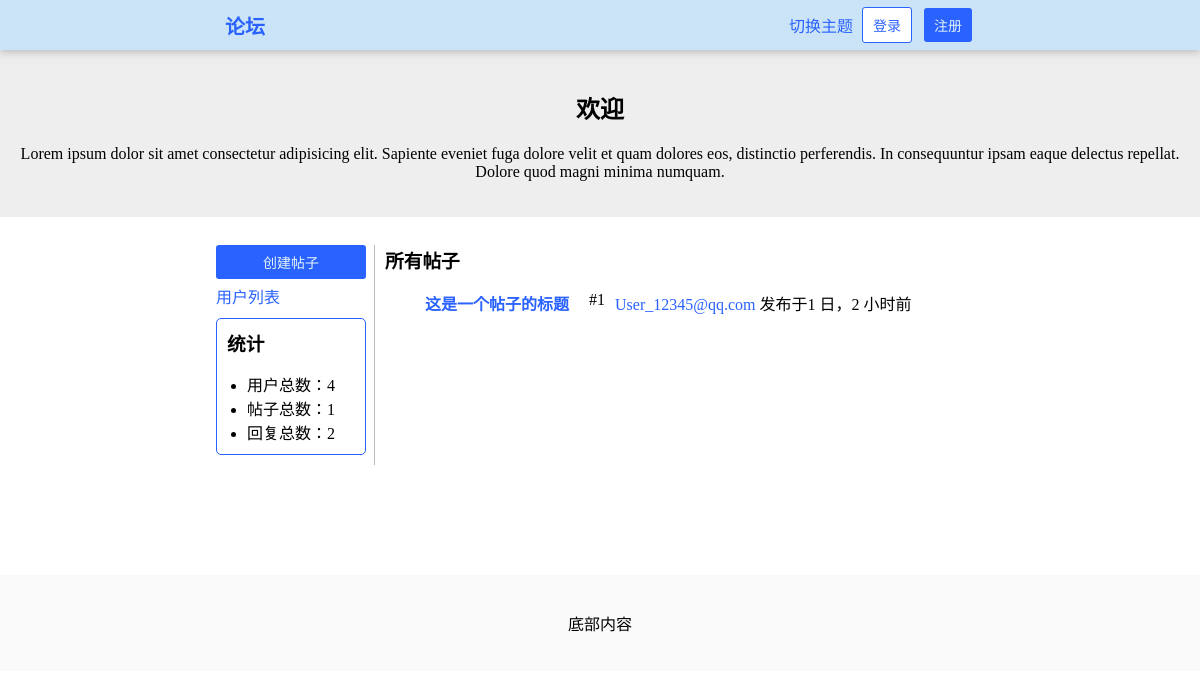
Before: / with the older database file.
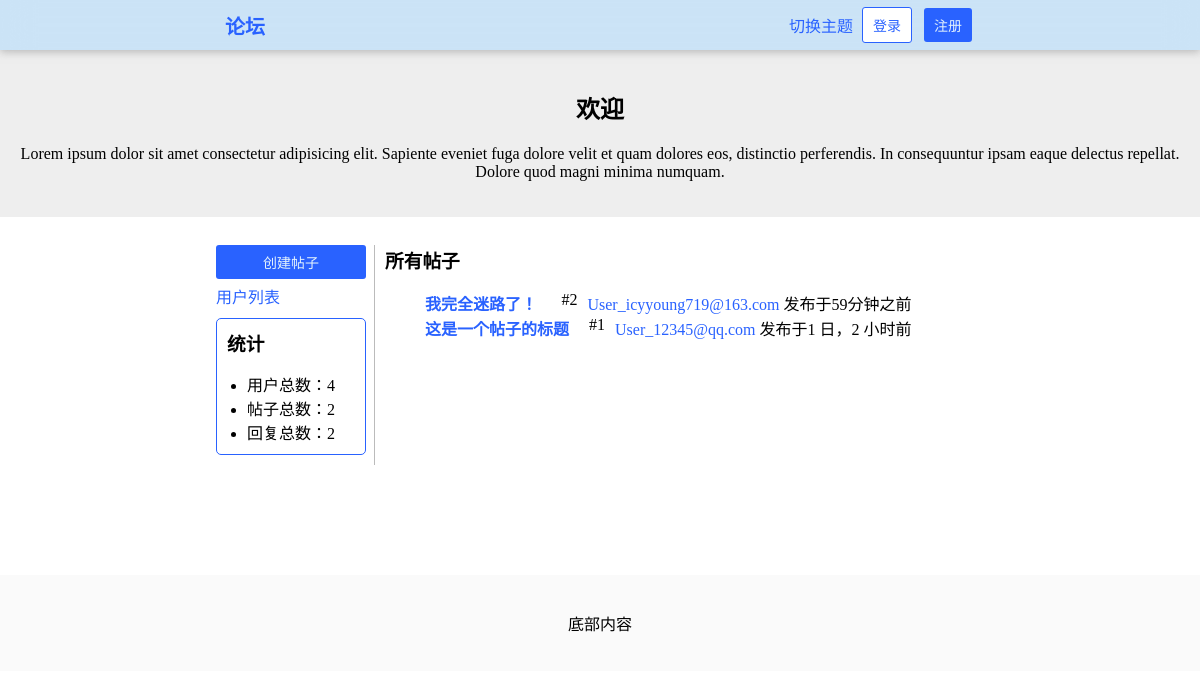
After: the same page with the newer database file.
### HustRava_app/models.py (models this page shows, shortened)
class Post(models.Model):
    title = models.CharField(max_length=100)
    content = models.TextField()
    created_at = models.DateTimeField(auto_now_add=True)
    author = models.ForeignKey('User', on_delete = models.CASCADE, related_name = "posts")
    like_nums = models.IntegerField(default = 0)
    is_topped = models.BooleanField("置顶帖子", default=False)

class User(models.Model):
    name = models.CharField(max_length=30,blank=True)
    email = models.EmailField(unique=True)
    password = models.CharField(max_length=30)
    created_at = models.DateTimeField(auto_now_add=True)
    bio = models.TextField(max_length = 100, blank=True)
    def __str__(self):
        return self.name

### HustRava_app/views.py (the view)
# urls.py: path('', views.index, name="index"),                                        # 首页 GET
def index(request):
    posts = Post.objects.order_by('-created_at')
    if "logged_in_user" in request.session:
        return render(request, 'index.html', {
            "posts": posts,
            "topped_posts": Post.objects.filter(is_topped=True).order_by('-created_at'),
            "stats": {
                "users": User.objects.count(),
                "posts": Post.objects.count(),
                "comments": Comment.objects.count()
            },
            "logged_in_user": request.session["logged_in_user"],
            "logged_in_user_email":request.session["logged_in_user_email"]
        })
    else:
        return render(request, 'index.html', {
            "posts": posts,
            "stats": {
                "users": User.objects.count(),
                "posts": Post.objects.count(),
                "comments": Comment.objects.count()
            },
            "topped_topics": Post.objects.filter(is_topped=True).order_by('-created_at')
        })

### HustRava_app/templates/index.html (shortened to what this page needs)
{% load static %}
{% load humanize %}
<!DOCTYPE html>
<html>
    <head>
        <link rel="stylesheet" type="text/css" href="{% static 'style.css' %}" />
        <link rel="stylesheet" type="text/css" href="{% static 'style-forum.css' %}" />
        <link rel="stylesheet" type="text/css" href="{% static 'style-dark.css' %}" />
    </head>
    <body>
        <header class="header">
            <a href="/" class="a-button header-title">论坛</a>
            {% if logged_in_user %}
                <div class="dropdown">
                    <button class="button-dropdown">{{ logged_in_user }}</button>
                    <div class="dropdown-content">
                        <ul>
                            <li><a href="/user/{{ logged_in_user_email }}/"><div>个人主页</div></a></li>
                            <li><a href="/settings/"><div>设置</div></a></li>
                            <li><a onclick="toggle_theme()"><div>切换主题</div></a></li>
                            <div class="hr" style="margin: 4% 3px;"></div>
                            <li><a href="/logout/"><div class="logout-button">退出登录</div></a></li>
                        </ul>
                    </div>
                </div>
            {% else %}
                <a onclick="toggle_theme()" style="cursor: pointer;">切换主题</a>
                <a href="/login/" class="a-button"><button class="button-white">登录</button></a>
                <a href="/register/" class="a-button"><button>注册</button></a>
            {% endif %}
        </header>
        <div id="main">
            <div class="banner">
                <h2>欢迎</h2>
                <p>Lorem ipsum dolor sit amet consectetur adipisicing elit. Sapiente eveniet fuga dolore velit et quam dolores eos, distinctio perferendis. In consequuntur ipsam eaque delectus repellat. Dolore quod magni minima numquam.</p>
            </div>
            <div class="content flex">
                <div style="margin-top: 18px; padding-right: 8px; border-right: 1px solid #BBB; min-width: 150px;">
                    <a href="/create/" class="a-button"><button style="width: calc(100%); margin-bottom: 5px;">创建帖子</button></a>
                    <a href="/users/">用户列表</a>
                    <div class="stats">
                        <h3 style="margin: 0;">统计</h3>
                        <ul style="padding-left: 20px; margin-bottom: 0;">
                            <li>用户总数：{{ stats.users }}</li>
                            <li>帖子总数：{{ stats.posts }}</li>
                            <li>回复总数：{{ stats.comments }}</li>
                        </ul>
                    </div>
                </div>
                <div>
                    {% if posts %}
                        <h3>所有帖子</h3>
                        <ul class="post-list">
                            {% for post in posts %}
                                <li class="flex">
                                    <a href="/post/{{ post.id }}/"><b>{{ post.title }}</b></a>
                                    <div class="header-spacer"></div>
                                    <span>#{{ post.id }}</span>
                                    <span><a href="/user/{{ post.author.email }}">{{ post.author }}</a> <span title="{{ post.create_at }}">发布于{{ post.created_at|naturaltime }}</span></span>
                                </li>
                            {% endfor %}
                        </ul>
                    {% else %}
                        <p>空空如也</p>
                    {% endif %}
                </div>
            </div>
        </div>
        <div id="footer">
            <p>底部内容</p>
        </div>
    </body>
</html>

### HustRava_app/static/style.css (style rules this page uses)
body { margin: 0; }
h1, h2, h3, h4, h5, h6, p { color: black; }
a { text-decoration: none; border: none; color: #2962FF; transition-duration: 0.3s; transition-timing-function: ease; border-bottom: 1px solid transparent; }
button, input[type="submit"] { padding: 7px 10px; font-size: 14px; color: #E3F2FD; border-radius: 3px; border: none; background-color: #2962FF; cursor: pointer; transition-duration: 0.3s; transition-timing-function: ease; }
.a-button { border: none !important; }
.header { width: 100%; height: 50px; background-color: #BBDEFBAA; backdrop-filter: blur(16px); box-shadow: 0px 2px 8px #8888; position: fixed; top: 0; left: 0; z-index: 100; display: flex; justify-content: center; align-items: center; }
.header * { margin: 0 3px; }
.header-spacer { -webkit-box-flex: 1; flex-grow: 1; margin: 0; }
.button-white { background-color: #FFF; border: 1px solid #2962FF; color: #2962FF; }
.header-title { font-size: 20px; font-weight: bold; }

### HustRava_app/static/style-forum.css (style rules this page uses)
.banner { padding-top: 70px; padding-bottom: 20px; text-align: center; background-color: #EEE; }
.content { padding: 10px 18%; }
.flex { display: flex; }
.flex > * { margin-right: 10px; }
#footer { text-align: center; background-color: #FAFAFA; padding: 20px 0; width: 100%; margin-top: 100px; }
.stats { border: 1px solid #2962FF; padding: 10px; border-radius: 5px; margin: 10px 0; }

### HustRava_app/static/style-dark.css (style rules this page uses)
body, .header, #footer, h1, h2, h3, h4, h5, h6, p, span { transition: background-color 0.2s ease, color 0.2s ease; }

Changed rows visible on the page:
added Post: title "我完全迷路了！", id "2", author "User_icyyoung719@163.com", created_at "59分钟之前"
Other visible differences:
{{ stats.posts }}: "1" → "2"
